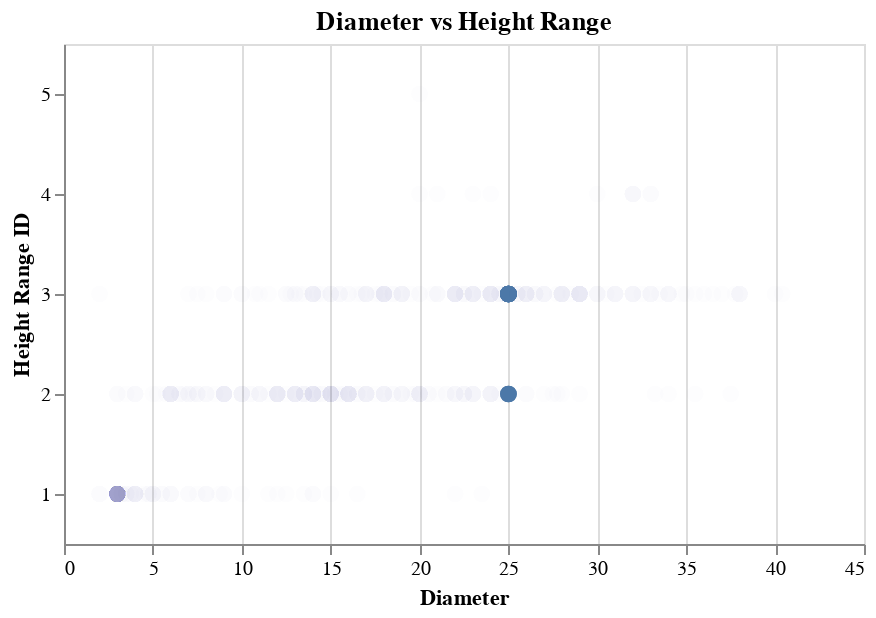

Notebook source saved alongside this figure:
### Markdown cell above
Above are plots on diameter and height of each of the four flowering cherry. You can click on the Legend to highlight each variety's distribution. The Kwanzan has trees with diameter up to more than 40 inches! They have more trees in the wider end of diameters compared to other varieties. The Akebono seem to have more trees with narrower diameter.

Looking at the height range, the Kwanzan have more trees in the 2 and 3 height range (20-40 feet) than in the 1 height range with a few on 4-5 range. The original dataset have the tree height record in more detail. Perhaps those would be better suited to plot this graph.

However, with what we currently have there is some indication here that the Kwanzan may be the best kind to look for. But the sampled table contains more of the Kwanzan than the other. Applying the same methodology to the full dataset might show a difference. 

Does the trees that are wide in diameter also taller? Resulting in a lush pink canopy?
Lets check on height and diameter relationship by answering this next question:
  

## Question 4: Is there a relationship between tree diameter and height_range_id?

### Code cell
# make slider and define rage
slider = alt.binding_range(name='diameter', min=0, max=45, step=0.5)

#action on sliding
select_height=alt.selection_single(fields=['diameter']
                                   , bind=slider
                                   , init={'diameter': 25})

# chart
relationship = alt.Chart(cherry_clean_df).mark_circle(size=70).encode(
    alt.X('diameter:Q', title='Diameter'),
    alt.Y('height_range_id:O', title='Height Range ID', sort='descending')
    ).properties(
    title='Diameter vs Height Range', height=250
)

relationship.encode(opacity=alt.condition(select_height,
        alt.value(1), alt.value(0.01))
).add_selection(select_height)

### Figure 1 — Vega-Lite specification as saved in the notebook (floating-point values rounded to 4 significant figures; data arrays with more than 128 entries replaced by an {"elided": "..."} marker saying what was removed)
{"config": {"view": {"continuousWidth": 400, "continuousHeight": 300}}, "data": {"name": "data-bff082fc1659f5d236dfec3f68f2fa72"}, "mark": {"type": "circle", "size": 70}, "encoding": {"opacity": {"condition": {"value": 1, "selection": "selector003"}, "value": 0.01}, "x": {"type": "quantitative", "field": "diameter", "title": "Diameter"}, "y": {"type": "ordinal", "field": "height_range_id", "sort": "descending", "title": "Height Range ID"}}, "height": 250, "selection": {"selector003": {"type": "single", "fields": ["diameter"], "bind": {"input": "range", "max": 45, "min": 0, "name": "diameter", "step": 0.5}, "init": {"diameter": 25}}}, "title": "Diameter vs Height Range", "$schema": "https://vega.github.io/schema/vega-lite/v4.8.1.json", "datasets": {"data-bff082fc1659f5d236dfec3f68f2fa72": {"elided": "492 records"}}}
